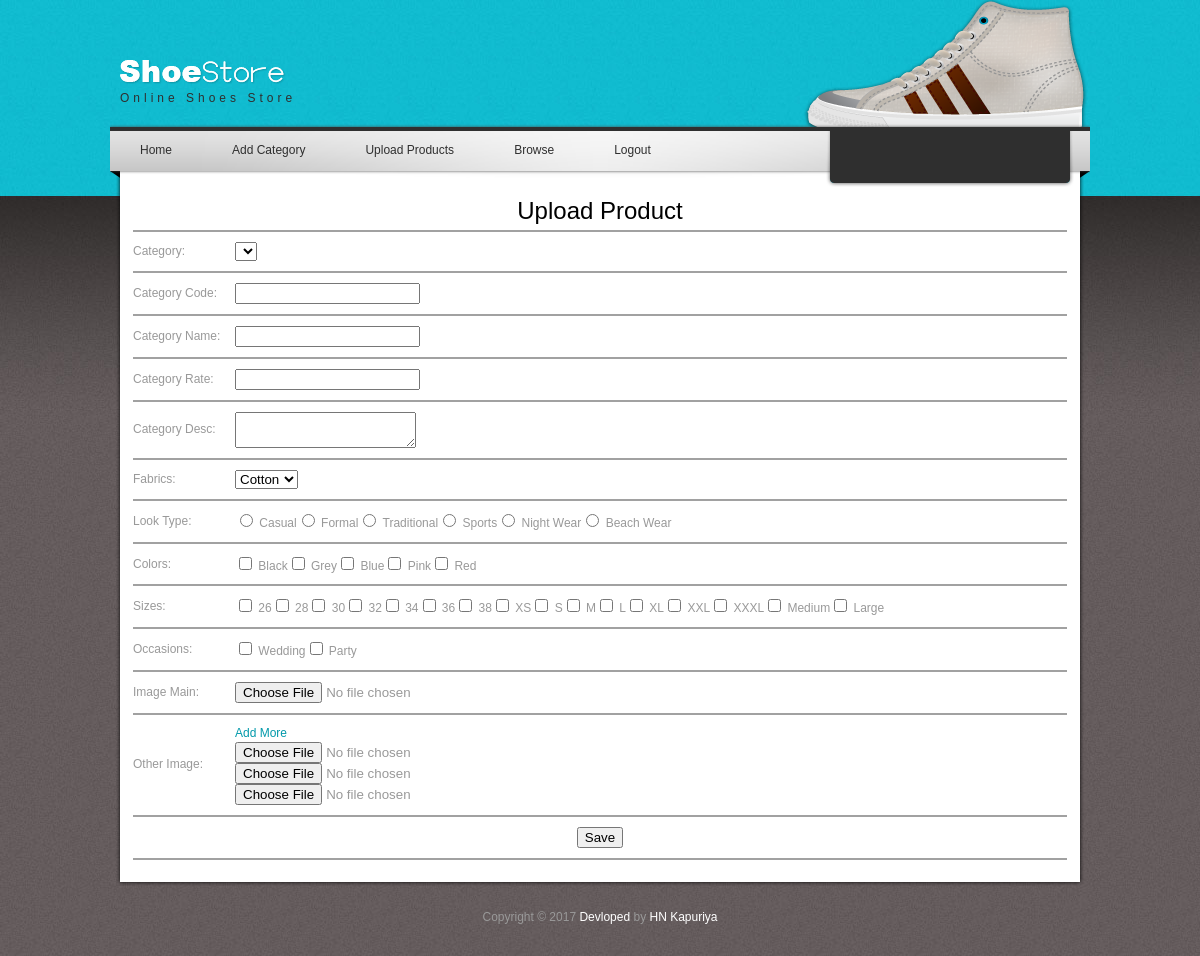
Screenshot of /admin/upload.php (signed in) with the database file from the repository.
### tables this page shows
CREATE TABLE `look_types` (
  `lt_id` int(4) NOT NULL,
  `lt_nm` varchar(50) NOT NULL
);

CREATE TABLE `colors` (
  `cl_id` int(4) NOT NULL,
  `cl_nm` varchar(50) NOT NULL
);

CREATE TABLE `sizes` (
  `sz_id` int(4) NOT NULL,
  `sz_nm` varchar(50) NOT NULL
);

CREATE TABLE `occasions` (
  `oc_id` int(4) NOT NULL,
  `oc_nm` varchar(50) NOT NULL
);

### admin/classes/dbo.class.php (the view, shortened to what this page needs)
<?php
	class dbo
	{
		private $host = "localhost";
		private $user = "root";
		private $password = "";
		private $db = "shoppingtest";
		private $link="";
		function get($q)
		{
			if(!$this->link)
				$this->link = mysqli_connect($this->host, $this->user, $this->password, $this->db) or die(mysqli_connect_error());
			$res = mysqli_query($this->link, $q) or die(mysqli_error($this->link));
			return $res;
		}
		function get_options($table, $pk_col, $display_col, $selected_val = -1)
		{
			$res = $this->get("select ".$pk_col.", ".$display_col." from ".$table);
			$st = "";
			while($row = mysqli_fetch_assoc($res))
			{
				if($row[$pk_col] == $selected_val)
					$st .= "<option value='".$row[$pk_col]."' selected='selected'>".$row[$display_col]."</option>";
				else
					$st .= "<option value='".$row[$pk_col]."'>".$row[$display_col]."</option>";
			}
			return $st;
		}
		function get_radios($group_name, $table, $pk_col, $display_col, $selected_val = -1, $design_prefix = "", $design_postfix = "")
		{
			$res = $this->get("select ".$pk_col.", ".$display_col." from ".$table);
			$st = "";
			while($row = mysqli_fetch_assoc($res))
			{
				if($row[$pk_col] == $selected_val)
					$st .= $design_prefix."<input name='".$group_name."' id='".$table."_".$row[$pk_col]."' type='radio' value='".$row[$pk_col]."' checked='checked'> ";
				else
					$st .= $design_prefix."<input name='".$group_name."' id='".$table."_".$row[$pk_col]."' type='radio' value='".$row[$pk_col]."'> ";
				$st .= "<label for='".$table."_".$row[$pk_col]."'>".$row[$display_col]."</label>".$design_postfix;
			}
			return $st;
		}
		function get_checkboxes($group_name, $table, $pk_col, $display_col, $selected_val = -1, $design_prefix = "", $design_postfix = "")
		{
			$res = $this->get("select ".$pk_col.", ".$display_col." from ".$table);
			$st = "";
			while($row = mysqli_fetch_assoc($res))
			{
				if(is_array($selected_val) && in_array($row[$pk_col],$selected_val))
				{
					$st .= $design_prefix."<input name='".$group_name."[]' id='".$table."_".$row[$pk_col]."' type='checkbox' value='".$row[$pk_col]."' checked='checked'> ";
				}
				else if( ! is_array($selected_val) && $row[$pk_col] == $selected_val)
				{
					$st .= $design_prefix."<input name='".$group_name."[]' id='".$table."_".$row[$pk_col]."' type='checkbox' value='".$row[$pk_col]."' checked='checked'> ";
				}
				else
					$st .= $design_prefix."<input name='".$group_name."[]' id='".$table."_".$row[$pk_col]."' type='checkbox' value='".$row[$pk_col]."'> ";
				$st .= "<label for='".$table."_".$row[$pk_col]."'>".$row[$display_col]."</label>".$design_postfix;
			}
			return $st;
		}
	}
?>

### admin/upload.php (shortened to what this page needs)
<?php session_start();require_once("classes/dbo.class.php");
?>
<!DOCTYPE html PUBLIC "-//W3C//DTD XHTML 1.0 Transitional//EN" "http://www.w3.org/TR/xhtml1/DTD/xhtml1-transitional.dtd">
<html xmlns="http://www.w3.org/1999/xhtml">
<head>
<link href="templatemo_style.css" rel="stylesheet" type="text/css" />
<link rel="stylesheet" type="text/css" href="css/ddsmoothmenu.css" />
</head>
<body>
<div id="templatemo_body_wrapper">
<div id="templatemo_wrapper">
    <div id="templatemo_header">
    	<?php
				require_once("header.inc.php");
		?>
	</div>
	<div id="templatemo_menubar">
    	<div id="top_nav" class="ddsmoothmenu">
            <?php
				require_once("inc/menu.php");
			?>
            <br style="clear: left" />
        </div>
    </div>
    <div id="templatemo_main">
		<form action="process_upload.php" method="post" enctype="multipart/form-data">
							<table  width="100%" align="center">
								<tr>
									<td colspan="2" align="center">
										<font color="#000000" size="5">Upload Product</font>
									</td>
								</tr>
								<td colspan="2"><hr color="#a1a1a1" size="2" /></td></tr>
								<tr>
									<td width="98">Category:</td>
									<td>
									<select class="text" name="cat">
									</select>
									</td>
								</tr>
								<td colspan="2"><hr color="#a1a1a1" size="2" /></td></tr>
								<tr>
									<td>Category Code:</td>
									<td>
										<input type="text" name="code" />
									</td>
								</tr>
								<td colspan="2"><hr color="#a1a1a1" size="2" /></td></tr>
								<tr>
									<td>Category Name:</td>
									<td>
										<input type="text" name="nm" />
									</td>
								</tr>
								<td colspan="2"><hr color="#a1a1a1" size="2" /></td></tr>
								<tr>
									<td>Category Rate:</td>
									<td>
										<input type="text" name="rate" />
									</td>
								</tr>
								<td colspan="2"><hr color="#a1a1a1" size="2" /></td></tr>
								<tr>
									<td>Category Desc:</td>
									<td>
										<textarea name="descr"></textarea>
									</td>
								</tr>
								<td colspan="2"><hr color="#a1a1a1" size="2" /></td></tr>
								<tr>
									<td>Fabrics:</td>
									<td>
										<select name="fb">
											<?php echo $db->get_options("fabrics","fb_id","fb_nm"); ?>
										</select>
									</td>
								</tr>
								<td colspan="2"><hr color="#a1a1a1" size="2" /></td></tr>
								<tr>
									<td>Look Type:</td>
									<td>
										<?php echo $db->get_radios("ltype","look_types","lt_id","lt_nm","","",""); ?>
									</td>
								</tr>
								<td colspan="2"><hr color="#a1a1a1" size="2" /></td></tr>
								<tr>
									<td>Colors:</td>
									<td>
										<?php echo $db->get_checkboxes("colors","colors","cl_id","cl_nm","","",""); ?>
									</td>
								</tr>
								<td colspan="2"><hr color="#a1a1a1" size="2" /></td></tr>
								<tr>
									<td>Sizes: </td>
									<td>
										<?php echo $db->get_checkboxes("sizes","sizes","sz_id","sz_nm","","",""); ?>
									</td>
								</tr>
								<td colspan="2"><hr color="#a1a1a1" size="2" /></td></tr>
								<tr>
									<td>Occasions: </td>
									<td>
										<?php echo $db->get_checkboxes("occasions","occasions","oc_id","oc_nm","","",""); ?>
									</td>
								</tr>
								<td colspan="2"><hr color="#a1a1a1" size="2" /></td></tr>
								<tr>
									<td>Image Main:</td>
									<td><input type="file" name="main_image" /></td>
								</tr>
								<td colspan="2"><hr color="#a1a1a1" size="2" /></td></tr>
								<tr>
									<td>Other Image:</td>
									<td><a href="#" id="add_more">Add More</a><br />
										<div id="images_container">
											<input type="file" name="other_images[]" /><br />
											<input type="file" name="other_images[]" /><br />
											<input type="file" name="other_images[]" /><br />
										</div>
									</td>
								</tr>
								<td colspan="2"><hr color="#a1a1a1" size="2" /></td></tr>
								<tr>
									<td colspan="2" align="center">
										<input type="submit" value="Save" />
									</td>
								</tr>
								<td colspan="2"><hr color="#a1a1a1" size="2" /></td></tr>
							</table>
						</form>
    </div>
     <div id="templatemo_footer">
		<?php
			require_once("inc/footer.php");
		?>
	</div>
</div>
</div>
</body>
</html>

### admin/header.inc.php (shortened to what this page needs)
<div id="site_title">
	<h1>
		<a href="http://www.templatemo.com" rel="nofollow">Online Shoes Store</a>
	</h1>
</div>

### admin/inc/menu.php
<ul>
                <li><a href="index.php">Home</a></li>
                <li><a href="categories.php">Add Category</a>
                </li>
                <li><a href="upload.php">Upload Products</a>
                </li>
                <li><a href="list.php">Browse</a></li>
                <li><a href="login.php">Logout</a></li>
            </ul>

### admin/inc/footer.php
Copyright © 2017  <a rel="nofollow" href="http://www.templatemo.com/preview/templatemo_367_shoes">Devloped</a> by <a href="http://www.templatemo.com" rel="nofollow" target="_parent" title="free css templates">HN Kapuriya</a>

### admin/templatemo_style.css (style rules this page uses)
body { margin: 0; padding: 0; color: #999; font-family: Tahoma, Geneva, sans-serif; font-size: 12px; line-height: 1.4em; background-color: #665f5f; background-repeat: repeat; background-image: url(images/templatemo_body.jpg) }
a, a:link, a:visited { color: #0299aa; font-weight: normal; text-decoration: none }
h1, h2, h3, h4, h5, h6 { color: #333; font-weight: normal; }
h1 { font-size: 30px; margin: 0 0 30px; padding: 5px 0 }
#templatemo_body_wrapper { width: 100%; background: url(images/templatemo_body_top.jpg) repeat-x top }
#templatemo_wrapper { width: 980px; margin: 0 auto; }
#templatemo_header { width: 960px; height: 70px; padding: 30px 10px; background: url(images/templatemo_header_bg.png) no-repeat bottom; }
#templatemo_menubar { width: 980px; height: 60px; background: url(images/templatemo_menubar.png) no-repeat; }
#templatemo_main { width: 940px; padding: 10px 20px; background: url(images/templatemo_main_bg.png) repeat-y }
#templatemo_footer { width: 960px; padding: 30px 10px; text-align: center; background: url(images/templatemo_footer.png) no-repeat top }
#site_title { float: left; margin-top: 30px; }
#site_title h1 { margin: 0; padding: 0 }
#site_title h1 a { display: block; width: 300px; height: 40px; padding-top: 30px; font-size: 12px; letter-spacing: 4px; color: #2f2f2f; text-align: left; background: url(images/templatemo_logo.png) no-repeat top left }
#templatemo_footer { color: #999 }
#templatemo_footer a { color: #fff; }

### admin/css/ddsmoothmenu.css (style rules this page uses)
.ddsmoothmenu { float: left; }
.ddsmoothmenu ul { z-index:100; margin: 0; padding: 0; list-style-type: none; }
.ddsmoothmenu ul li { position: relative; display: inline; float: left; }
.ddsmoothmenu ul li a { display: block; padding: 0 30px; height: 40px; line-height: 40px; font-size: 12px; color: #2f2f2f; text-decoration: none; outline: none; text-align: center; }

### rows the page displays
look_types: lt_nm "Casual"
look_types: lt_nm "Formal"
look_types: lt_nm "Traditional"
look_types: lt_nm "Sports"
look_types: lt_nm "Night Wear"
look_types: lt_nm "Beach Wear"
colors: cl_nm "Black"
colors: cl_nm "Grey"
colors: cl_nm "Blue"
colors: cl_nm "Pink"
colors: cl_nm "Red"
sizes: sz_nm "26"
sizes: sz_nm "28"
sizes: sz_nm "30"
sizes: sz_nm "32"
sizes: sz_nm "34"
sizes: sz_nm "36"
sizes: sz_nm "38"
sizes: sz_nm "XS"
sizes: sz_nm "S"
sizes: sz_nm "M"
sizes: sz_nm "L"
sizes: sz_nm "XL"
sizes: sz_nm "XXL"
sizes: sz_nm "XXXL"
sizes: sz_nm "Medium"
sizes: sz_nm "Large"
occasions: oc_nm "Wedding"
occasions: oc_nm "Party"

### other values shown
form field fb "Cotton"
